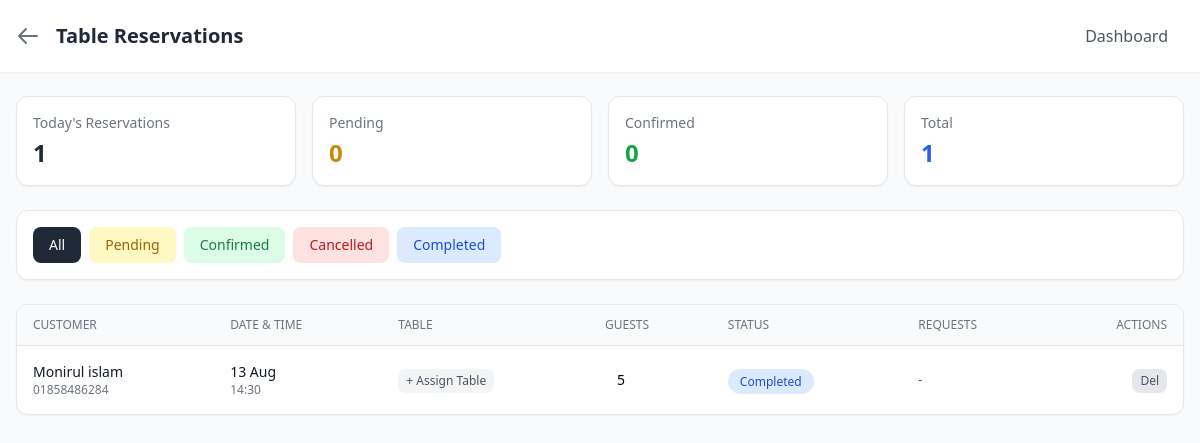
Screenshot of /admin/reservations (signed in) with the database file from the repository.
### app/models/reservation.py (models this page shows, shortened)
class Reservation(db.Model):
    __tablename__ = "reservations"
    id = db.Column(db.String(36), primary_key=True, default=lambda: str(uuid.uuid4()))
    customer_name = db.Column(db.String(100), nullable=False)
    phone = db.Column(db.String(20), nullable=False)
    email = db.Column(db.String(120), default="")
    guests = db.Column(db.Integer, nullable=False)
    date = db.Column(db.Date, nullable=False)
    time = db.Column(db.String(10), nullable=False)
    table_id = db.Column(db.Integer, db.ForeignKey("tables.id"), nullable=True)
    table_number = db.Column(db.Integer, nullable=True)  # keep for backward compat
    special_requests = db.Column(db.Text, default="")
    status = db.Column(db.String(20), default="pending")  # pending, confirmed, cancelled, completed
    created_at = db.Column(db.DateTime, default=datetime.utcnow)
    STATUSES = ["pending", "confirmed", "cancelled", "completed"]

### app/blueprints/admin/routes.py (the view)
@admin_bp.route("/reservations")
@login_required
@admin_required
def reservations():
    from app.models.reservation import Reservation
    from datetime import date
    status_filter = request.args.get("status", "all")
    query = Reservation.query.order_by(Reservation.date.desc(), Reservation.time.desc())
    if status_filter != "all":
        query = query.filter_by(status=status_filter)
    reservations = query.all()
    today = date.today()
    all_tables = Table.query.filter_by(is_active=True).order_by(Table.table_number).all()
    tables_map = {t.id: t for t in all_tables}
    return render_template(
        "admin/reservations.html",
        reservations=reservations,
        today=today,
        status_filter=status_filter,
        all_tables=all_tables,
        tables_map=tables_map,
    )

### app/blueprints/admin/routes.py (called while the page is built)
def admin_required(f):
    @wraps(f)
    def decorated_function(*args, **kwargs):
        if not current_user.is_authenticated or current_user.role != "admin":
            abort(403)
        return f(*args, **kwargs)
    return decorated_function

### app/models/staff_user.py (called while the page is built)
@login_manager.user_loader
def load_user(user_id):
    return StaffUser.query.get(int(user_id))

### app/templates/admin/reservations.html (shortened to what this page needs)
{% extends "base.html" %}
{% block content %}
<div class="min-h-screen bg-gray-50">
    <header class="bg-white shadow-sm sticky top-0 z-40">
        <div class="max-w-7xl mx-auto px-4 py-4 flex items-center justify-between">
            <div class="flex items-center gap-4">
                <a href="{{ url_for('admin.dashboard') }}" class="text-gray-500 hover:text-gray-700">
                    <svg class="w-6 h-6" fill="none" stroke="currentColor" viewBox="0 0 24 24">
                        <path stroke-linecap="round" stroke-linejoin="round" stroke-width="2" d="M10 19l-7-7m0 0l7-7m-7 7h18"/>
                    </svg>
                </a>
                <h1 class="text-xl font-bold text-gray-800">Table Reservations</h1>
            </div>
            <div class="flex items-center gap-2">
                <a href="{{ url_for('admin.dashboard') }}" class="px-4 py-2 text-gray-600 hover:text-gray-800 font-medium">Dashboard</a>
            </div>
        </div>
    </header>
    <main class="max-w-7xl mx-auto px-4 py-6">
        <div class="grid grid-cols-2 md:grid-cols-4 gap-4 mb-6">
            <div class="bg-white rounded-xl shadow-sm p-4 border">
                <p class="text-sm text-gray-500">Today's Reservations</p>
                <p class="text-2xl font-bold text-gray-800 mt-1">
                    {{ reservations|selectattr('date', 'equalto', today)|list|length }}
                </p>
            </div>
            <div class="bg-white rounded-xl shadow-sm p-4 border">
                <p class="text-sm text-gray-500">Pending</p>
                <p class="text-2xl font-bold text-yellow-600 mt-1">
                    {{ reservations|selectattr('status', 'equalto', 'pending')|list|length }}
                </p>
            </div>
            <div class="bg-white rounded-xl shadow-sm p-4 border">
                <p class="text-sm text-gray-500">Confirmed</p>
                <p class="text-2xl font-bold text-green-600 mt-1">
                    {{ reservations|selectattr('status', 'equalto', 'confirmed')|list|length }}
                </p>
            </div>
            <div class="bg-white rounded-xl shadow-sm p-4 border">
                <p class="text-sm text-gray-500">Total</p>
                <p class="text-2xl font-bold text-blue-600 mt-1">{{ reservations|length }}</p>
            </div>
        </div>
        <div class="bg-white rounded-xl shadow-sm p-4 border mb-6">
            <div class="flex flex-wrap gap-2">
                <a href="{{ url_for('admin.reservations', status='all') }}"
                    class="px-4 py-2 rounded-lg text-sm font-medium transition {{ 'bg-gray-800 text-white' if status_filter == 'all' else 'bg-gray-100 text-gray-600 hover:bg-gray-200' }}">
                    All
                </a>
                <a href="{{ url_for('admin.reservations', status='pending') }}"
                    class="px-4 py-2 rounded-lg text-sm font-medium transition {{ 'bg-yellow-500 text-white' if status_filter == 'pending' else 'bg-yellow-100 text-yellow-700 hover:bg-yellow-200' }}">
                    Pending
                </a>
                <a href="{{ url_for('admin.reservations', status='confirmed') }}"
                    class="px-4 py-2 rounded-lg text-sm font-medium transition {{ 'bg-green-500 text-white' if status_filter == 'confirmed' else 'bg-green-100 text-green-700 hover:bg-green-200' }}">
                    Confirmed
                </a>
                <a href="{{ url_for('admin.reservations', status='cancelled') }}"
                    class="px-4 py-2 rounded-lg text-sm font-medium transition {{ 'bg-red-500 text-white' if status_filter == 'cancelled' else 'bg-red-100 text-red-700 hover:bg-red-200' }}">
                    Cancelled
                </a>
                <a href="{{ url_for('admin.reservations', status='completed') }}"
                    class="px-4 py-2 rounded-lg text-sm font-medium transition {{ 'bg-blue-500 text-white' if status_filter == 'completed' else 'bg-blue-100 text-blue-700 hover:bg-blue-200' }}">
                    Completed
                </a>
            </div>
        </div>
        <div class="bg-white rounded-xl shadow-sm border overflow-hidden">
            {% if reservations %}
            <div class="overflow-x-auto">
                <table class="w-full">
                    <thead class="bg-gray-50 border-b">
                        <tr>
                            <th class="px-4 py-3 text-left text-xs font-medium text-gray-500 uppercase">Customer</th>
                            <th class="px-4 py-3 text-left text-xs font-medium text-gray-500 uppercase">Date & Time</th>
                            <th class="px-4 py-3 text-left text-xs font-medium text-gray-500 uppercase">Table</th>
                            <th class="px-4 py-3 text-left text-xs font-medium text-gray-500 uppercase">Guests</th>
                            <th class="px-4 py-3 text-left text-xs font-medium text-gray-500 uppercase">Status</th>
                            <th class="px-4 py-3 text-left text-xs font-medium text-gray-500 uppercase">Requests</th>
                            <th class="px-4 py-3 text-right text-xs font-medium text-gray-500 uppercase">Actions</th>
                        </tr>
                    </thead>
                    <tbody class="divide-y divide-gray-100">
                        {% for res in reservations %}
                        <tr class="hover:bg-gray-50 {{ 'bg-yellow-50' if res.status == 'pending' }}">
                            <td class="px-4 py-4">
                                <div>
                                    <p class="font-medium text-gray-900 text-sm">{{ res.customer_name }}</p>
                                    <p class="text-xs text-gray-500">{{ res.phone }}</p>
                                </div>
                            </td>
                            <td class="px-4 py-4">
                                <div>
                                    <p class="font-medium text-gray-900 text-sm">{{ res.date.strftime('%d %b') }}</p>
                                    <p class="text-xs text-gray-500">{{ res.time }}</p>
                                </div>
                            </td>
                            <td class="px-4 py-4">
                                {% if res.table_id %}
                                    {% set t = tables_map.get(res.table_id) %}
                                    <span class="inline-flex items-center px-2 py-1 rounded-full text-xs font-medium bg-green-100 text-green-700">
                                        T{{ t.table_number if t else '?' }} ({{ t.capacity if t else '?' }} seats)
                                    </span>
                                {% else %}
                                    <div x-data="{ open: false, selectedTable: '' }" class="relative">
                                        <button @click="open = !open" class="text-xs bg-gray-100 hover:bg-gray-200 px-2 py-1 rounded-lg text-gray-600 transition">
                                            + Assign Table
                                        </button>
                                    </div>
                                {% endif %}
                            </td>
                            <td class="px-4 py-4">
                                <span class="inline-flex items-center justify-center w-8 h-8 rounded-full bg-brand-100 text-brand-700 font-medium text-sm">
                                    {{ res.guests }}
                                </span>
                            </td>
                            <td class="px-4 py-4">
                                <span class="px-3 py-1 rounded-full text-xs font-medium
                                    {% if res.status == 'pending' %}bg-yellow-100 text-yellow-700
                                    {% elif res.status == 'confirmed' %}bg-green-100 text-green-700
                                    {% elif res.status == 'cancelled' %}bg-red-100 text-red-700
                                    {% elif res.status == 'completed' %}bg-blue-100 text-blue-700
                                    {% endif %}">
                                    {{ res.status|title }}
                                </span>
                            </td>
                            <td class="px-4 py-4">
                                <p class="text-xs text-gray-600 max-w-[150px] truncate" title="{{ res.special_requests }}">
                                    {{ res.special_requests or '-' }}
                                </p>
                            </td>
                            <td class="px-4 py-4">
                                <div class="flex items-center justify-end gap-1">
                                    <form method="POST" action="{{ url_for('admin.delete_reservation', reservation_id=res.id) }}" class="inline"
                                        onsubmit="return confirm('Delete this reservation?')">
                                        <button type="submit" class="px-2 py-1 bg-gray-200 text-gray-600 text-xs rounded-lg hover:bg-gray-300 transition">
                                            Del
                                        </button>
                                    </form>
                                </div>
                            </td>
                        </tr>
                        {% endfor %}
                    </tbody>
                </table>
            </div>
            {% endif %}
        </div>
    </main>
</div>
{% endblock %}

### app/templates/base.html (style rules this page uses)
* { -webkit-tap-highlight-color: transparent; }

### rows the page displays
Reservation: customer_name "Monirul islam", phone "01858486284", date "13 Aug", time "14:30", guests "5", status "Completed", special_requests "-"

### other values shown
{{ reservations|selectattr('date', 'equalto', today)|list|length }} "1"
{{ reservations|selectattr('status', 'equalto', 'pending')|list|length }} "0"
{{ reservations|selectattr('status', 'equalto', 'confirmed')|list|length }} "0"
{{ reservations|length }} "1"
